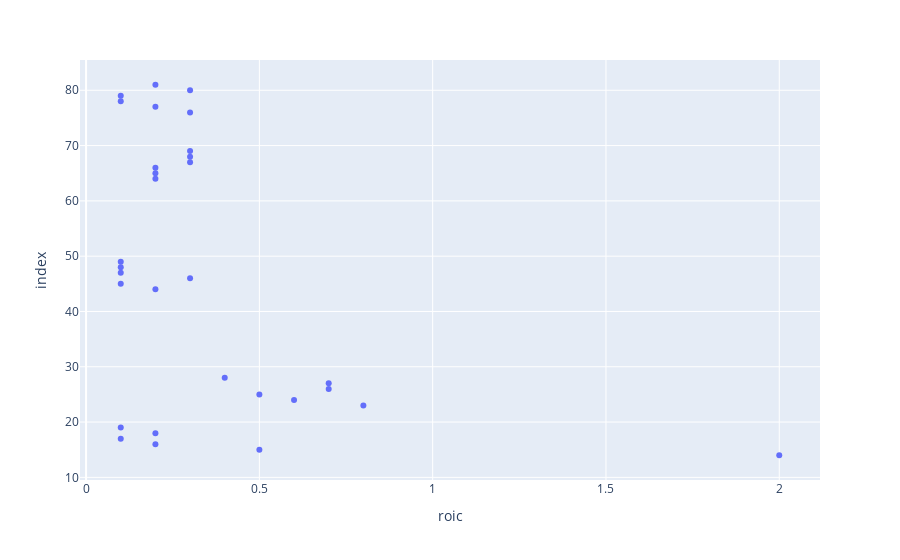

Notebook source saved alongside this figure:
### Code cell
px.scatter(df[filt].round(1), x='roic')

### Figure 1 — Plotly figure (JSON) as saved in the notebook; plotly's stock layout.template omitted (floating-point values rounded to 4 significant figures)
{"data": [{"hovertemplate": "roic=%{x}<br>index=%{y}<extra></extra>", "legendgroup": "", "marker": {"color": "#636efa", "symbol": "circle"}, "mode": "markers", "name": "", "orientation": "h", "showlegend": false, "type": "scatter", "x": [2, 0.5, 0.2, 0.1, 0.2, 0.1, 0.8, 0.6, 0.5, 0.7, 0.7, 0.4, 0.2, 0.1, 0.3, 0.1, 0.1, 0.1, 0.2, 0.2, 0.2, 0.3, 0.3, 0.3, 0.3, 0.2, 0.1, 0.1, 0.3, 0.2], "xaxis": "x", "y": [14, 15, 16, 17, 18, 19, 23, 24, 25, 26, 27, 28, 44, 45, 46, 47, 48, 49, 64, 65, 66, 67, 68, 69, 76, 77, 78, 79, 80, 81], "yaxis": "y"}], "layout": {"legend": {"tracegroupgap": 0}, "margin": {"t": 60}, "xaxis": {"anchor": "y", "domain": [0, 1], "title": {"text": "roic"}}, "yaxis": {"anchor": "x", "domain": [0, 1], "title": {"text": "index"}}}}
